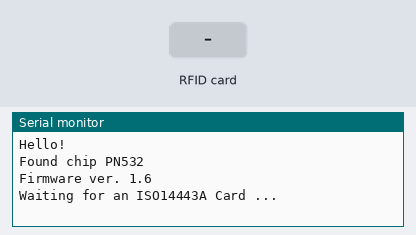
This sketch was run on a simulated Arduino Uno, built with avr-gcc and run on an emulated ATmega328P. Parts: the last lines printed to the serial monitor. The test bench sets the inputs (shaded band).

Above: at 1.2 s.
1.3 s: RFID card 5E 7A 19 C4 held to the reader
At 2.4 s:
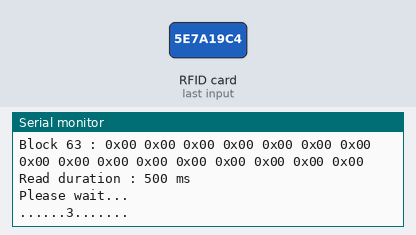
At 5.7 s:
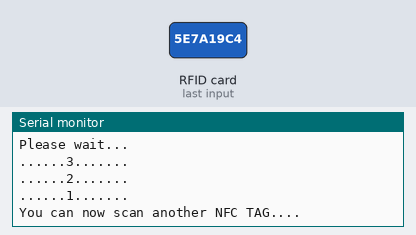
Timing chart, 0 to 7.2 s (numbered marks = the images above; inputs shaded):
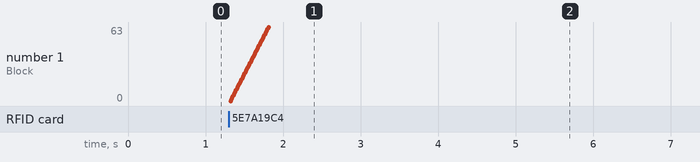

Measured:
- after the input at 1.3 s, the serial monitor: prints a new line at once (image 1)

The sketch:

mifare_pn532_dumper.ino
```cpp
  #include <Wire.h>
  #include <PN532_I2C.h>
  #include <PN532.h>
  PN532_I2C pn532i2c(Wire);
  PN532 nfc(pn532i2c);


void setup(void) {
  Serial.begin(115200);
  Serial.println("Hello!");


  nfc.begin();

  uint32_t versiondata = nfc.getFirmwareVersion();
  if (! versiondata) {
    Serial.print("Didn't find PN53x board");
    while (1); // halt
  }
  // Got ok data, print it out!
  Serial.print("Found chip PN5"); Serial.println((versiondata>>24) & 0xFF, HEX);
  Serial.print("Firmware ver. "); Serial.print((versiondata>>16) & 0xFF, DEC);
  Serial.print('.'); Serial.println((versiondata>>8) & 0xFF, DEC);

  // configure board to read RFID tags
  nfc.SAMConfig();

  Serial.println("Waiting for an ISO14443A Card ...");
}


void loop(void) {

  uint8_t success;
  uint8_t uid[] = { 0, 0, 0, 0, 0, 0, 0 };  // Buffer to store the returned UID
  uint8_t uidLength;                        // Length of the UID (4 or 7 bytes depending on ISO14443A card type)

  // Wait for an ISO14443A type cards (Mifare, etc.).  When one is found
  // 'uid' will be populated with the UID, and uidLength will indicate
  // if the uid is 4 bytes (Mifare Classic) or 7 bytes (Mifare Ultralight)
  // Serial.println("Waiting for an NFC tag");

  success = nfc.readPassiveTargetID(PN532_MIFARE_ISO14443A, uid, &uidLength);

  if (success) {
    // Display some basic information about the card
    Serial.println("Found an ISO14443A card");
    Serial.print("  UID Length: ");Serial.print(uidLength, DEC);Serial.println(" bytes");
    Serial.print("  UID Value: ");
    nfc.PrintHex(uid, uidLength);
    Serial.println("");

    if (uidLength == 4)

    {
      // We probably have a Mifare Classic card ...
      Serial.println("Seems to be a Mifare Classic card (4 byte UID)");

      // Now we need to try to authenticate it for read/write access
      // Try with the factory default KeyA: 0xFF 0xFF 0xFF 0xFF 0xFF 0xFF
      Serial.println("Trying to authenticate block 4 with default KEYA value");
      uint8_t keya[6] = { 0xFF, 0xFF, 0xFF, 0xFF, 0xFF, 0xFF };

    // Start with block 4 (the first block of sector 1) since sector 0
    // contains the manufacturer data and it's probably better just
    // to leave it alone unless you know what you're doing

    //***********************************************************************************
    //***********************************************************************************

    int numblock = 0 ;
    int sectorAccess = 0 ;


    long int t1 = millis();

    for (int numsector = 0 ; numsector <= 15 ; numsector++ ){

    success = nfc.mifareclassic_AuthenticateBlock(uid, uidLength, sectorAccess, 0, keya);


    uint8_t data[16];

    if (success){

      for(int blockIteration = 0 ; blockIteration < 4 ; blockIteration++ ){

        success = nfc.mifareclassic_ReadDataBlock(numblock, data);

        if (success) {

          Serial.print("Block " );
          if (numblock < 10) Serial.print("0");
          Serial.print(numblock);
          Serial.print(" : ");

          nfc.PrintHexChar(data, 16);


          /////////************** rajout*/

          //for (int p = 0 ; p <= 15 ; p++) {

            //aaaaa = data[p];

            //Serial.print(aaaaa, HEX);


          //}


          ///////////***********fin rajout
          //Serial.println("");


          // Wait a bit before reading the card again
          //delay(1000);
        }
        else {

          Serial.print("Ooops ... unable to read the block ");
          Serial.print(numblock);
          Serial.print(" of sector ");
          Serial.println(numsector);

          }


        numblock ++ ;


      }
      sectorAccess += 4 ;

    }
    else{
      Serial.println("Ooops ... authentication failed: Try another key?");
      }

    }

    long int t2 = millis();
    Serial.print("Read duration : ") ; Serial.print(t2-t1);  Serial.println(" ms") ;


    Serial.println();
    Serial.println("Please wait...");
    Serial.println("......3.......");
    delay(1000);
    Serial.println("......2.......");
    delay(1000);
    Serial.println("......1.......");
    delay(1000);
    Serial.println("");

    Serial.println("You can now scan another NFC TAG....");


    }

    //***********************************************************************************
    //***********************************************************************************


    if (uidLength == 7)
    {
      // We probably have a Mifare Ultralight card ...
      Serial.println("Seems to be a Mifare Ultralight tag (7 byte UID)");

      // Try to read the first general-purpose user page (#4)
      Serial.println("Reading page 4");
      uint8_t data[32];

      long int t1 = millis();


      for (int iter = 0 ; iter < 100 ; iter++) {

        success = nfc.mifareultralight_ReadPage (iter, data);
        if (success)
        {
          // Data seems to have been read ... spit it out
          nfc.PrintHexChar(data, 4);
          //Serial.println("");

          // Wait a bit before reading the card again
          //delay(1000);
        }
        else
        {
        break ;
        }


      }

      long int t2 = millis();
      Serial.print("Read duration : ") ; Serial.print(t2-t1);  Serial.println(" ms") ;

      Serial.println();
      Serial.println("Please wait...");
      Serial.println("......3.......");
      delay(1000);
      Serial.println("......2.......");
      delay(1000);
      Serial.println("......1.......");
      delay(1000);
      Serial.println("");

      Serial.println("You can now scan another NFC TAG....");
      /*
      success = nfc.mifareultralight_ReadPage (5, data);
      if (success)
      {
        // Data seems to have been read ... spit it out
        nfc.PrintHexChar(data, 4);
        Serial.println("");

        // Wait a bit before reading the card again
        delay(1000);
      }
      else
      {
        Serial.println("Ooops ... unable to read the requested page!?");
      }
      */


    }
  }
}
```
